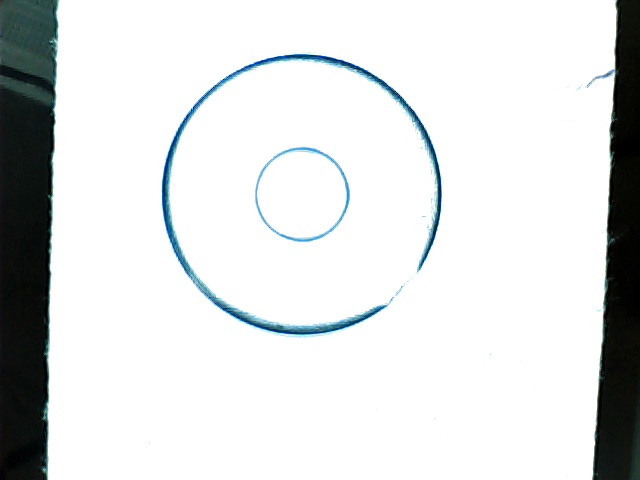
#> input picture capture.jpg, 640 x 480 px
$ python step8_calibration.py
#> lines starting #> are read from the running program, lines starting #| are printed output that depends on the picture; long printed decimals are rounded
### step6_image_processing.py
import cv2
import os
import numpy as np

PROJECT_DIR = os.path.dirname(os.path.abspath(__file__))
IMAGE_PATH  = os.path.join(PROJECT_DIR, "capture.jpg")
RESULTS_DIR = os.path.join(PROJECT_DIR, "results")

# Create results folder if it doesn't exist
os.makedirs(RESULTS_DIR, exist_ok=True)


def load_image(path=IMAGE_PATH):
    """Load image from disk."""
    img = cv2.imread(path)
    if img is None:
        print(f"[ERROR] Could not load image from: {path}")
        return None
    print(f"[OK] Image loaded. Size: {img.shape[1]}x{img.shape[0]}")
    return img


def convert_to_grayscale(img):
    """Convert BGR image to grayscale."""
    gray = cv2.cvtColor(img, cv2.COLOR_BGR2GRAY)
    print(f"[OK] Converted to grayscale. Shape: {gray.shape}")
    return gray


def apply_clahe(gray):
    """
    Apply CLAHE (Contrast Limited Adaptive Histogram Equalization).
    Larger tileGridSize (16x16) gives broader contrast regions,
    so the outer washer ring stands out vs. the inner texture noise.
    clipLimit=3.0 gives stronger contrast boost for dim/washed-out images.
    """
    clahe = cv2.createCLAHE(clipLimit=3.0, tileGridSize=(16, 16))
    enhanced = clahe.apply(gray)
    print(f"[OK] CLAHE contrast enhancement applied (clipLimit=3.0, tile=16x16).")
    return enhanced


def apply_blur(gray, ksize=9):
    """
    Apply Gaussian blur to reduce noise.
    ksize must be odd (e.g. 5, 7, 9, 11).
    Increased to 9 to better suppress internal washer texture
    before edge detection.
    """
    blurred = cv2.GaussianBlur(gray, (ksize, ksize), 0)
    print(f"[OK] Gaussian blur applied. Kernel size: {ksize}x{ksize}")
    return blurred


def apply_bilateral_filter(gray):
    """
    Apply bilateral filter to remove noise while PRESERVING sharp edges.
    Unlike Gaussian blur, bilateral filter keeps strong edges (the washer
    metal ring) crisp while smoothing out internal texture and grain.

    d=9      : diameter of pixel neighbourhood
    sigmaColor=75 : filter strength in colour/intensity space
    sigmaSpace=75 : filter strength in spatial space
    """
    filtered = cv2.bilateralFilter(gray, d=9, sigmaColor=75, sigmaSpace=75)
    print(f"[OK] Bilateral filter applied (edge-preserving denoising).")
    return filtered


def apply_morphological_ops(gray):
    """
    Apply ONLY morphological opening (removes small noise particles).
    Removed closing operation — closing was filling and merging edges,
    which created false blobs that got detected as phantom circles.
    """
    kernel = cv2.getStructuringElement(cv2.MORPH_ELLIPSE, (3, 3))

    # Opening: erode then dilate (removes isolated noise pixels)
    opened = cv2.morphologyEx(gray, cv2.MORPH_OPEN, kernel, iterations=1)

    print(f"[OK] Morphological open applied (noise removal only).")
    return opened


def detect_circles(blurred, dp=1.0, min_dist=100, param1=120, param2=45,
                   min_radius=120, max_radius=280):
    """
    Detect circles using Hough Circle Transform.

    KEY PARAMETER CHANGES:
    - param1=120: Much stricter Canny — only the strong outer metal ring edge
                  survives; weak inner texture edges are suppressed
    - param2=45 : Stricter accumulator — reduces false detections from noise
    - min_dist=100: Ensures only one circle per washer
    - min_radius=80: Outer washer is always larger than this
    - max_radius=280: Cap to exclude full-image false positives
    """
    circles = cv2.HoughCircles(
        blurred,
        cv2.HOUGH_GRADIENT,
        dp=dp,
        minDist=min_dist,
        param1=param1,
        param2=param2,
        minRadius=min_radius,
        maxRadius=max_radius
    )

    if circles is not None:
        circles = np.round(circles[0, :]).astype(int)
        print(f"[OK] {len(circles)} circle(s) detected.")
    else:
        print("[WARN] No circles detected. Try lowering param1 or param2.")

    return circles


def run_pipeline(image_path=IMAGE_PATH):
    """
    Full processing pipeline with enhanced preprocessing:
    Load → Grayscale → CLAHE enhancement → Gaussian blur → Morphological ops → Hough Circle Detection

    Returns (original image, circles) or (None, None) on failure.
    """
    print("\n--- Image Processing Pipeline (Enhanced) ---")

    img = load_image(image_path)
    if img is None:
        return None, None

    gray      = convert_to_grayscale(img)
    enhanced  = apply_clahe(gray)                   # boost contrast
    denoised  = apply_bilateral_filter(enhanced)    # remove noise, keep edges sharp
    blurred   = apply_blur(denoised, ksize=9)       # smooth for Hough
    cleaned   = apply_morphological_ops(blurred)    # remove leftover noise pixels
    circles   = detect_circles(cleaned)

    print("---------------------------------\n")
    return img, circles


# [39 lines that do not run on import are left out]

### step7_washer_detection.py
import cv2
import numpy as np
import os

from step6_image_processing import run_pipeline

PROJECT_DIR = os.path.dirname(os.path.abspath(__file__))
IMAGE_PATH  = os.path.join(PROJECT_DIR, "capture.jpg")
RESULTS_DIR = os.path.join(PROJECT_DIR, "results")

os.makedirs(RESULTS_DIR, exist_ok=True)


def filter_valid_circles(circles, img_shape, min_area_variance=0.8):
    """
    Filter circles to find valid washer candidates:
    - Must not be near image edges
    - Must have reasonable area (filters out partial/noise circles)
    - Must have similar sizes (filters out outliers)

    Returns list of valid circles.
    """
    if circles is None:
        return []

    h, w = img_shape[:2]
    edge_margin = 5   # relaxed: washer can legitimately be close to the frame
    candidates = []

    for (x, y, r) in circles:
        # Reject circles too close to edges
        if (x - r) < edge_margin or (y - r) < edge_margin or \
           (x + r) > (w - edge_margin) or (y + r) > (h - edge_margin):
            print(f"  [SKIP] Circle at ({x}, {y}) r={r}: near image edge")
            continue

        candidates.append((x, y, r))

    if not candidates:
        print("[WARN] No valid circles after edge filtering. Release margin.")
        candidates = [(c[0], c[1], c[2]) for c in circles]

    # If multiple circles, filter by size consistency
    if len(candidates) > 1:
        radii = [r for _, _, r in candidates]
        mean_r = np.mean(radii)
        std_r = np.std(radii)

        # Keep circles within 1 standard deviation of mean
        filtered = [(x, y, r) for (x, y, r) in candidates
                    if abs(r - mean_r) <= std_r]

        if filtered:  # Only use if we have results
            print(f"  [OK] Filtered by size: {len(candidates)} → {len(filtered)} circles")
            candidates = filtered
        else:
            print(f"  [WARN] Size filter rejected all circles, keeping originals")

    return candidates


def pick_washer_circle(circles, img_shape):
    """
    From all detected circles, pick the best candidate for the washer.

    Strategy:
    1. Reject circles too close to the image edge (likely partial circles)
    2. Filter by size consistency (removes outliers)
    3. Pick the LARGEST remaining circle (washer outer edge)

    Returns (x, y, radius) or None.
    """
    candidates = filter_valid_circles(circles, img_shape)

    if not candidates:
        print("[ERROR] No valid circles after filtering.")
        return None

    # Pick the largest circle — most likely the washer outer edge
    best = max(candidates, key=lambda c: c[2])
    print(f"[OK] Washer circle selected: center=({best[0]}, {best[1]}), radius={best[2]}px")
    return best


def get_pixel_diameter(circle):
    """Calculate diameter in pixels from (x, y, radius)."""
    _, _, r = circle
    diameter = r * 2
    print(f"[OK] Pixel diameter: {diameter}px  (radius: {r}px)")
    return diameter


def detect_washer(image_path=IMAGE_PATH):
    """
    Full washer detection:
    Run pipeline → pick best circle → return (image, circle, pixel_diameter).
    """
    img, circles = run_pipeline(image_path)

    if img is None:
        return None, None, None

    circle = pick_washer_circle(circles, img.shape)

    if circle is None:
        print("[ERROR] No washer detected.")
        return img, None, None

    diameter_px = get_pixel_diameter(circle)
    return img, circle, diameter_px


# [33 lines that do not run on import are left out]

### step8_calibration.py
import cv2
import os
import json

from step7_washer_detection import detect_washer

PROJECT_DIR    = os.path.dirname(os.path.abspath(__file__))
RESULTS_DIR    = os.path.join(PROJECT_DIR, "results")
CALIBRATION_FILE = os.path.join(PROJECT_DIR, "calibration.json")

os.makedirs(RESULTS_DIR, exist_ok=True)


def save_calibration(mm_per_pixel, real_diameter_mm, pixel_diameter):
    """Save calibration data to calibration.json."""
    data = {
        "mm_per_pixel"      : round(float(mm_per_pixel), 6),
        "real_diameter_mm"  : float(real_diameter_mm),
        "pixel_diameter"    : int(pixel_diameter)
    }
    with open(CALIBRATION_FILE, "w") as f:
        json.dump(data, f, indent=4)
    print(f"[OK] Calibration saved: {CALIBRATION_FILE}")
    return data


def load_calibration():
    """Load calibration data from calibration.json."""
    if not os.path.exists(CALIBRATION_FILE):
        print("[ERROR] No calibration file found. Run step8_calibration.py first.")
        return None

    with open(CALIBRATION_FILE, "r") as f:
        data = json.load(f)

    print(f"[OK] Calibration loaded: {data['mm_per_pixel']} mm/pixel")
    return data


def run_calibration():
    """
    Calibration flow:
    1. Detect washer in current capture.jpg
    2. Ask user for the real diameter in mm
    3. Calculate mm_per_pixel
    4. Save to calibration.json
    """
    print("\n--- Calibration ---")
    print("[INFO] Make sure a washer of KNOWN size is in the camera frame.")
    print("[INFO] Run step3_save_image.py first to capture the calibration image.\n")

    img, circle, pixel_diameter = detect_washer()
#> in load_image, img is the input picture: shape (480, 640, 3); mean B, G, R 221.6, 221.2, 218.7
#| [OK] Image loaded. Size: 640x480
#> in convert_to_grayscale, `gray = cv2.cvtColor(img, cv2.COLOR_BGR2GRAY)`:
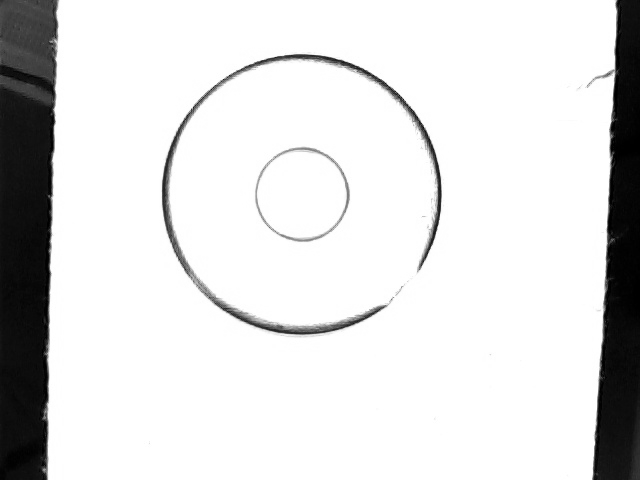
#> gray: shape (480, 640); min 0, max 255, mean 220.5
#| [OK] Converted to grayscale. Shape: (480, 640)
#> in apply_clahe, `enhanced = clahe.apply(gray)`:
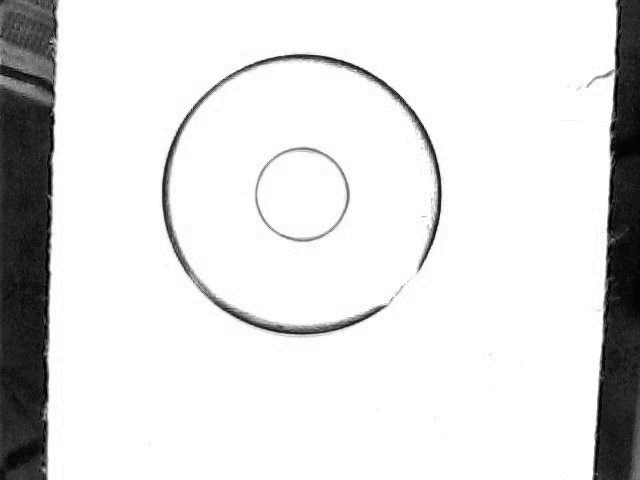
#> enhanced: shape (480, 640); min 1, max 255, mean 222.7
#> in apply_blur, `blurred = cv2.GaussianBlur(gray, (ksize, ksize), 0)`:
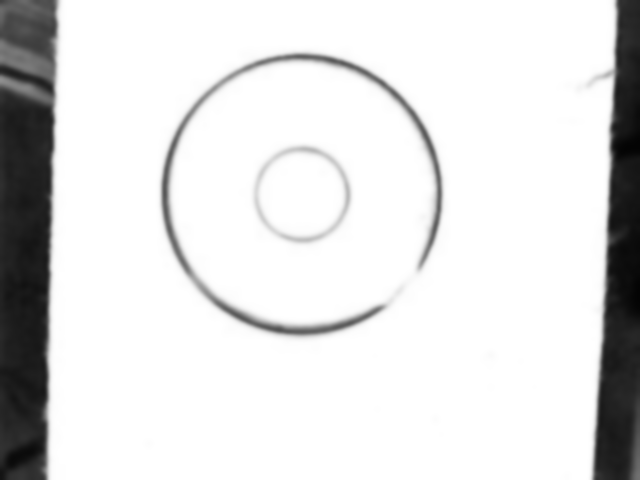
#> blurred: shape (480, 640); min 4, max 255, mean 222.8
#> in detect_circles, `circles = cv2.HoughCircles( blurred, cv2.HOUGH_GRADIENT, dp=dp, minDis..`: circles = [[300.5, 194.5, 140.8]]
#> in detect_circles, `circles = np.round(circles[0, :]).astype(int)`: circles = [[300, 194, 141]]
#| [OK] 1 circle(s) detected.
#> the loop in filter_valid_circles, `for (x, y, r) in circles:` made 1 pass
#> after the loop in filter_valid_circles, `for (x, y, r) in circles:`: candidates = [(300, 194, 141)]
#> in pick_washer_circle, `best = max(candidates, key=lambda c: c[2])`: best = (300, 194, 141)
#| [OK] Washer circle selected: center=(300, 194), radius=141px
#> in get_pixel_diameter, `_, _, r = circle`: r = 141
#> in get_pixel_diameter, `diameter = r * 2`: diameter = 282
#| [OK] Pixel diameter: 282px  (radius: 141px)
#> circle = (300, 194, 141); pixel_diameter = 282

    if img is None or circle is None:
        print("[ERROR] Could not detect washer. Cannot calibrate.")
        return None

    x, y, r = circle
#> x = 300; y = 194; r = 141
    print(f"\n[INFO] Detected pixel diameter: {pixel_diameter}px")
#| [INFO] Detected pixel diameter: 282px

    # Ask user for real size
    while True:
        try:
            real_mm = float(input("\n[INPUT] Enter the REAL outer diameter of this washer in mm: "))
            if real_mm <= 0:
                print("[ERROR] Please enter a positive number.")
                continue
            break
        except ValueError:
            print("[ERROR] Invalid input. Enter a number like 20 or 25.4")
#> this loop made 1 pass; the answer given on pass 1: 3

    # Calculate calibration factor
    mm_per_pixel = real_mm / pixel_diameter
#> mm_per_pixel = 0.0106
    print(f"\n[RESULT] mm per pixel = {real_mm} / {pixel_diameter} = {mm_per_pixel:.6f}")
#| [RESULT] mm per pixel = 3.0 / 282 = 0.01064

    # Save calibration
    data = save_calibration(mm_per_pixel, real_mm, pixel_diameter)
#> in save_calibration, `data = { "mm_per_pixel"      : round(float(mm_per_pixel), 6), "real_di..`: data = {'mm_per_pixel': 0.0106, 'real_diameter_mm': 3, 'pixel_diameter': 282}

    # Draw calibration result on image and save
    output = img.copy()
    cv2.circle(output, (x, y), r, (0, 255, 0), 3)
    cv2.circle(output, (x, y), 4, (0, 0, 255), -1)
#> output: shape (480, 640, 3); mean B, G, R 218.3, 221.9, 216.1
    cv2.line(output,   (x - r, y), (x + r, y), (255, 0, 0), 2)

    label = f"Real: {real_mm}mm  |  {pixel_diameter}px  |  {mm_per_pixel:.4f} mm/px"
#> label = 'Real: 3.0mm  |  282px  |  0.0106 mm/px'
    cv2.putText(output, label, (10, 30),
                cv2.FONT_HERSHEY_SIMPLEX, 0.65, (0, 255, 255), 2)
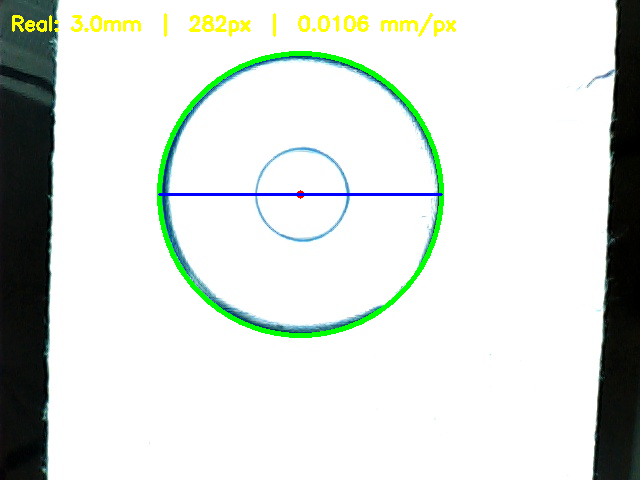
#> output: shape (480, 640, 3); mean B, G, R 216.5, 221.4, 215.7

    save_path = os.path.join(RESULTS_DIR, "step8_calibration.jpg")
    cv2.imwrite(save_path, output)
    print(f"[OK] Calibration image saved: {save_path}")

    cv2.imshow("Calibration Result", output)
    print("[INFO] Press any key to close.")
    cv2.waitKey(0)
    cv2.destroyAllWindows()

    print("\n--- Calibration Complete ---")
    print(f"  Real diameter : {real_mm} mm")
    print(f"  Pixel diameter: {pixel_diameter} px")
#|   Pixel diameter: 282 px
    print(f"  mm per pixel  : {mm_per_pixel:.6f}")
#|   mm per pixel  : 0.01064
    print("-----------------------------\n")

    return data


if __name__ == "__main__":
    run_calibration()
